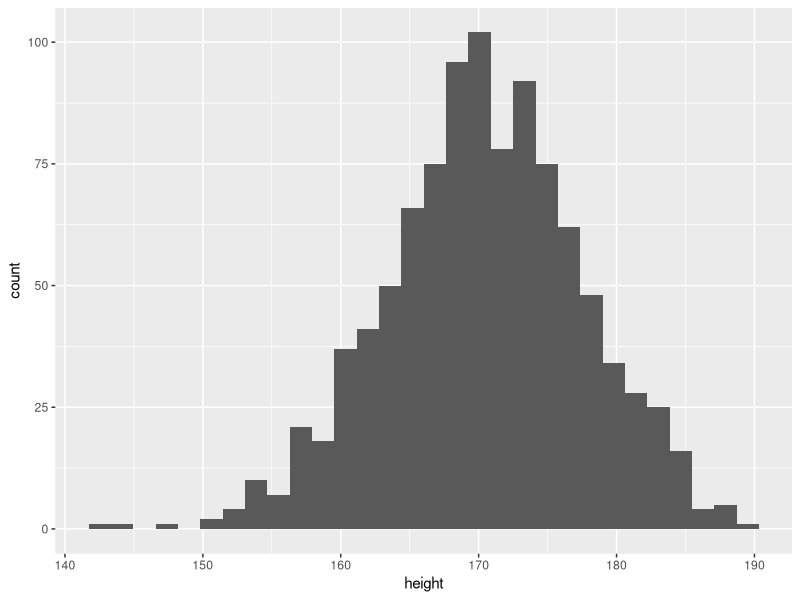
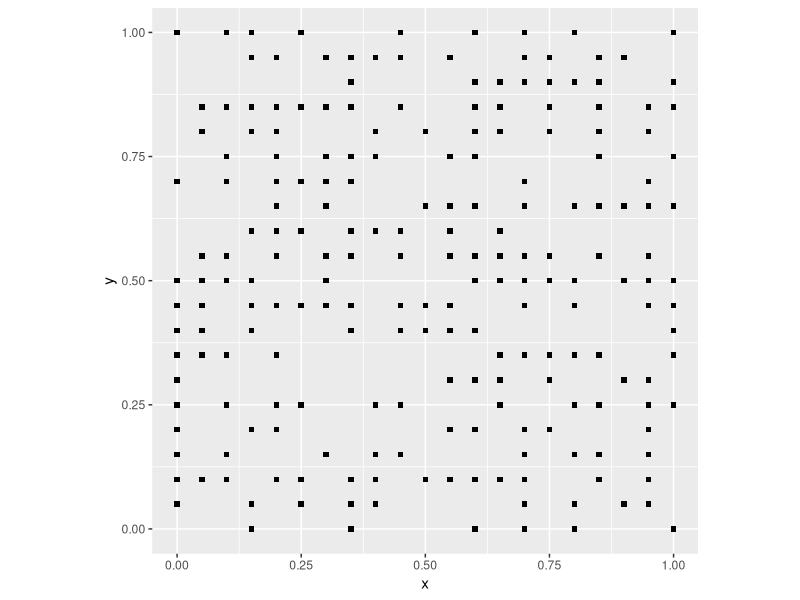
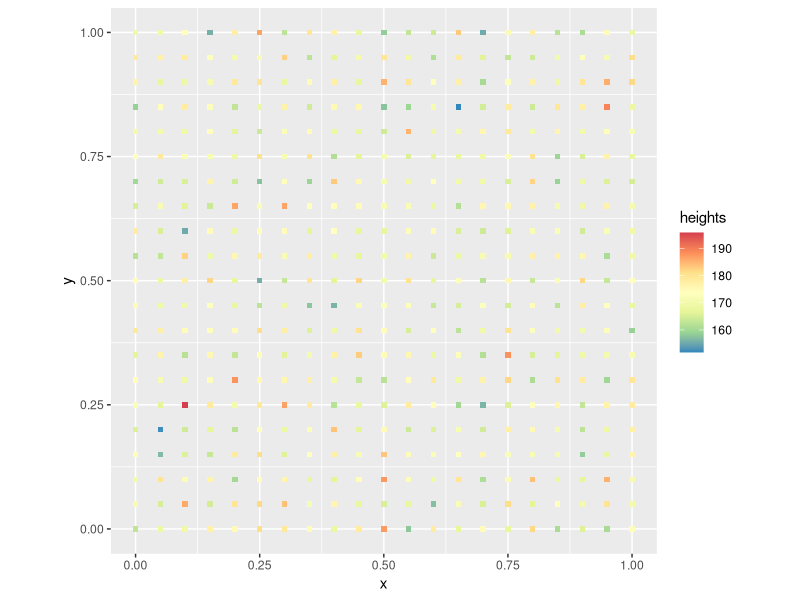
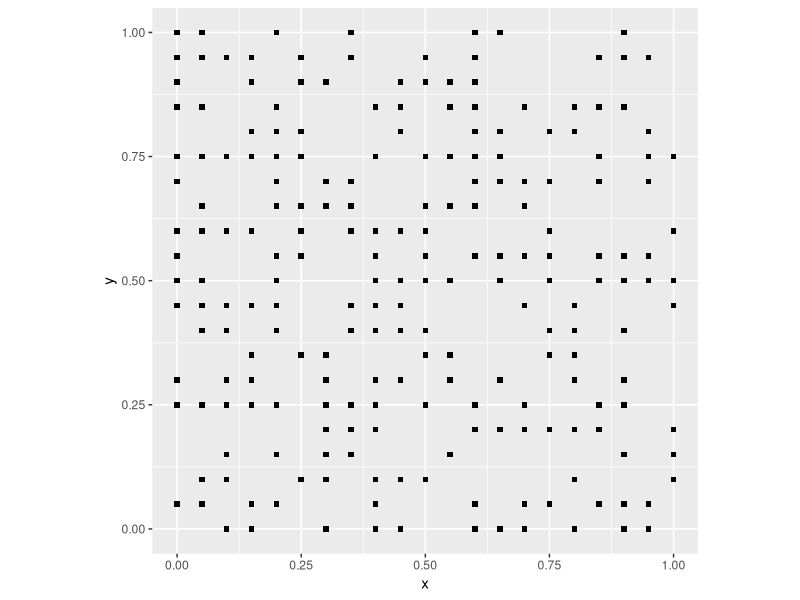
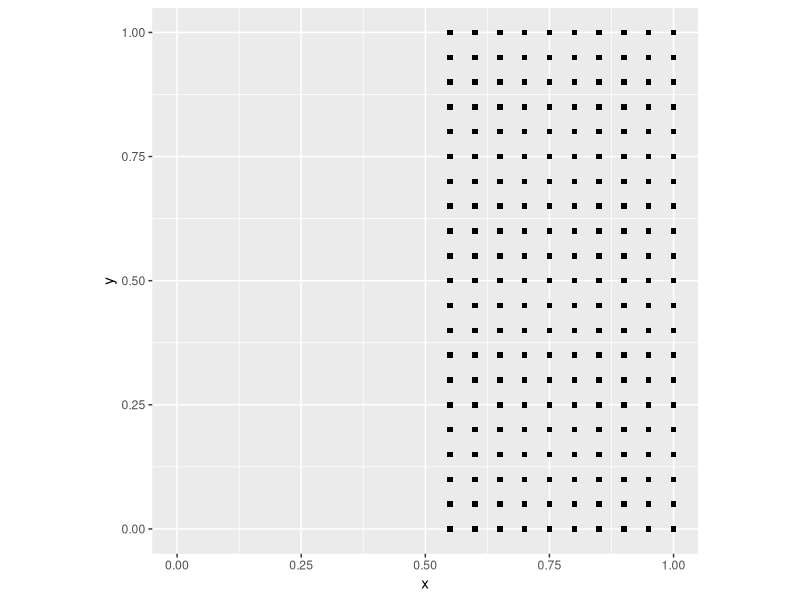
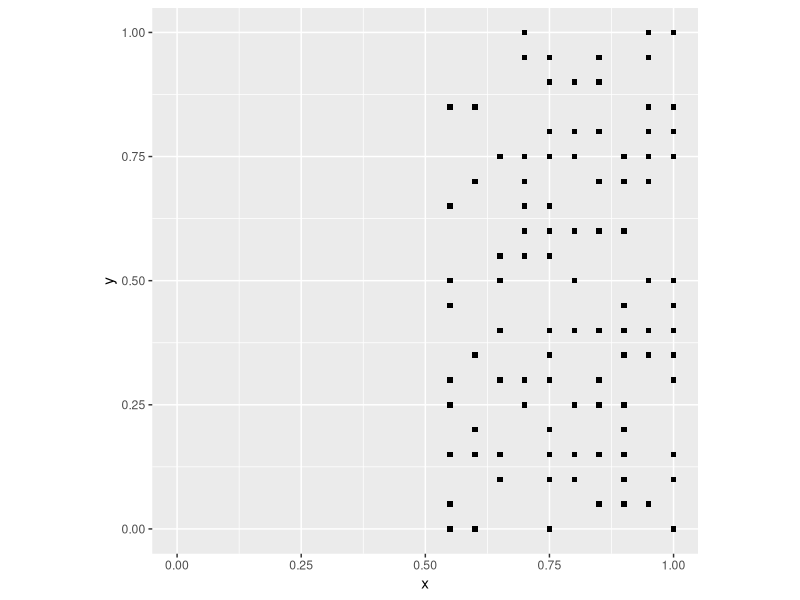
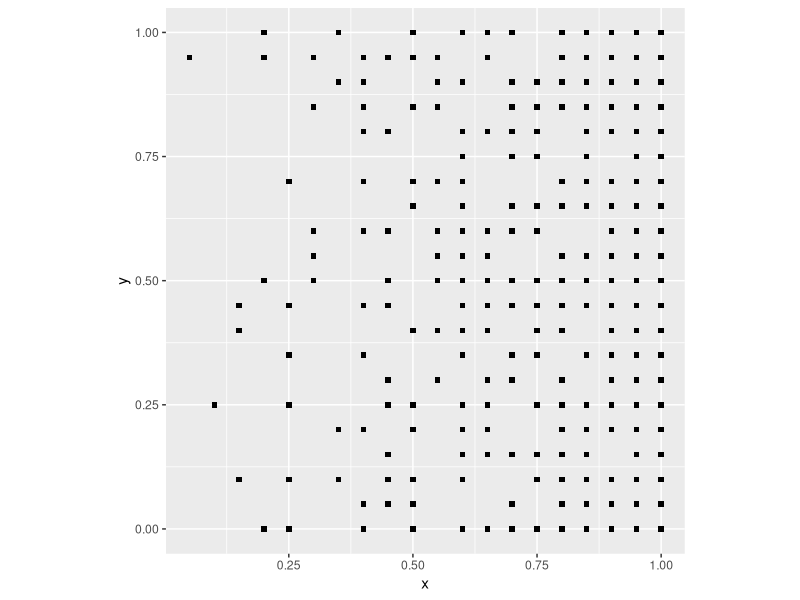
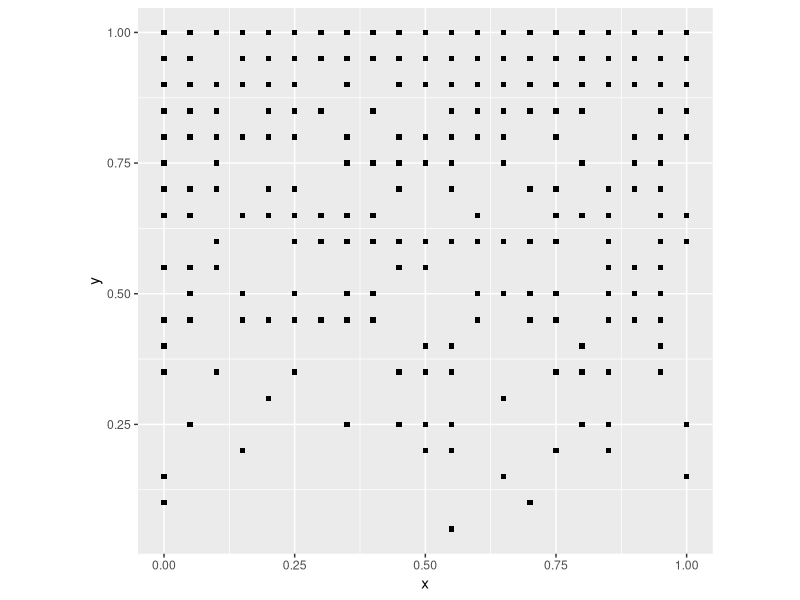

Generate these figures, in order, with R:
## ---- chunk 1
rm(list = ls())
## ---- chunk 2
library(tidyverse)
## ---- chunk 3
rbinom(n = 1, size = 1, prob = 0.5)
## ---- chunk 4
n <- 1000 # Number of people tossing the coin one time.
coin_flips <- rbinom(n = n, size = 1, prob = 0.5)
sum(coin_flips)/n
## ---- chunk 5
rnorm(1, mean = 0, sd = 1)
## ---- chunk 6
rnorm(1, mean = 170.7, sd = 7)
## ---- chunk 7
n <- 1000
height <- rnorm(n, mean = 170.7, sd = 7)
height <- data.frame(height)
ggplot(data = height, aes(x = height)) + geom_histogram()
## ---- chunk 8
coords <- expand.grid(x = seq(from = 0, to = 1, by = 0.05), y = seq(from = 0, to = 1, by = 0.05))
## ---- chunk 9
events <- rbinom(n = nrow(coords), size = 1, prob = 0.5)
## ---- chunk 10
null_pattern <- data.frame(coords, events)
## ---- chunk 11
ggplot() + 
  geom_point(data = subset(null_pattern, events == 1), aes(x = x, y = y), shape = 15) +
  coord_fixed()
## ---- chunk 12
heights <- rnorm(n = nrow(coords), mean = 170.7, sd = 7)
## ---- chunk 13
null_trend <- data.frame(coords, heights)
## ---- chunk 14
ggplot() + 
  geom_point(data = null_trend, aes(x = x, y = y, color = heights), shape = 15) +
  scale_color_distiller(palette = "Spectral") +
  coord_fixed()
## ---- chunk 15
coords <- expand.grid(x = seq(from = 0, to = 1, by = 0.05), y = seq(from = 0, to = 1, by = 0.05))
## ---- chunk 16
events <- rbinom(n = nrow(coords), size = 1, prob = 0.5)
null_pattern <- data.frame(coords, events)
ggplot() + 
  geom_point(data = subset(null_pattern, events == 1), aes(x = x, y = y), shape = 15) +
  coord_fixed()
## ---- chunk 17
deterministic_point_pattern <- coords
deterministic_point_pattern <- mutate(deterministic_point_pattern, events = round(x))
ggplot() + 
  geom_point(data = subset(deterministic_point_pattern, events == 1), aes(x = x, y = y), shape = 15) +
  xlim(0, 1) +
  coord_fixed()
## ---- chunk 18
stochastic_point_pattern <- coords
stochastic_point_pattern <- 
  mutate(stochastic_point_pattern, 
         events = round(x) - round(x) * rbinom(n = nrow(coords), size = 1, prob = 0.5))
ggplot() + 
  geom_point(data = subset(stochastic_point_pattern, events == 1), aes(x = x, y = y), shape = 15) +
  xlim(0, 1) +
  coord_fixed()
## ---- chunk 19
pattern1 <- coords
## ---- chunk 20
pattern1 <- mutate(pattern1, events = rbinom(n = nrow(pattern1), size = 1, prob = (x)))
## ---- chunk 21
ggplot() + 
  geom_point(data = subset(pattern1, events == 1), aes(x = x, y = y), shape = 15) +
  coord_fixed()
## ---- chunk 22
pattern1 <- mutate(pattern1, events = rbinom(n = nrow(pattern1), size = 1, prob = (y)))
ggplot() + 
  geom_point(data = subset(pattern1, events == 1), aes(x = x, y = y), shape = 15) +
  coord_fixed()
## ---- chunk 23
pattern1 <- mutate(pattern1, events = rbinom(n = nrow(pattern1), size = 1, prob = (x * y)))
ggplot() + 
  geom_point(data = subset(pattern1, events == 1), aes(x = x, y = y), shape = 15) +
  coord_fixed()
## ---- chunk 24
pattern1 <- coords
pattern1 <- mutate(pattern1, 
                   distance = sqrt((0.5 - x)^2 + (0.5 - y)^2), 
                   events = rbinom(n = nrow(pattern1), size = 1, prob = 1 - exp(-0.5 * distance)))
## ---- chunk 25
ggplot() + 
  geom_point(data = subset(pattern1, events == 1), aes(x = x, y = y), shape = 15) +
  coord_fixed()
## ---- chunk 26
trend1 <- coords
## ---- chunk 27
trend1 <- mutate(trend1, heights = 160 + 20 * y  + rnorm(n = nrow(pattern1), mean = 0, sd = 7))
## ---- chunk 28
ggplot() + 
  geom_point(data = trend1, aes(x = x, y = y, color = heights), shape = 15) +
  scale_color_distiller(palette = "Spectral") +
  coord_fixed()
